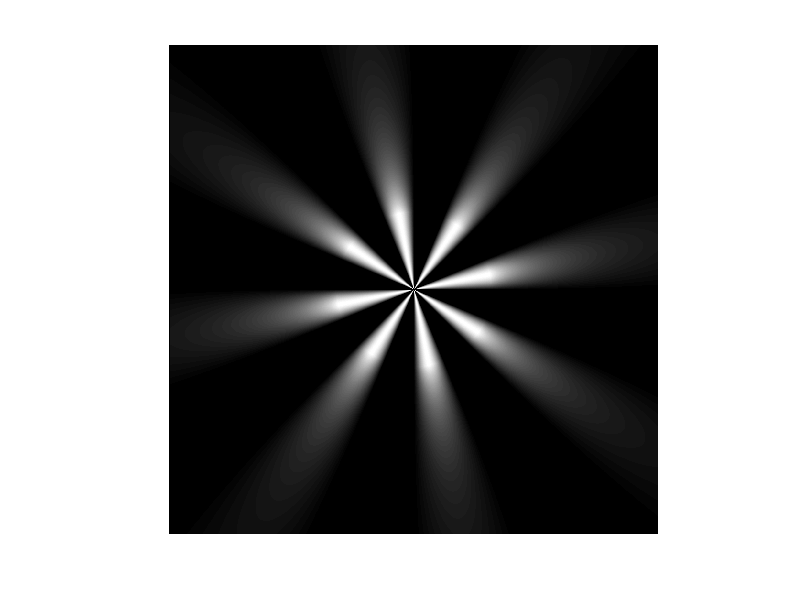

The MATLAB source for this figure:
x = -1:0.001:1; %-1:0.01:1;
y = x;
[X,Y] = meshgrid(x);
n = 8;%how many lines there are
al = 0; %0.8 %0 for straight lines
F =  min(1,0.1*1./(X.^2+Y.^2)).*(sin(n*atan2(X-al*(X.^2+Y.^2).*Y, Y+al*(X.^2+Y.^2).*X)))
%surf(X,Y,F);
%image(F,'CDataMapping','scaled')
figure
imshow(F)
